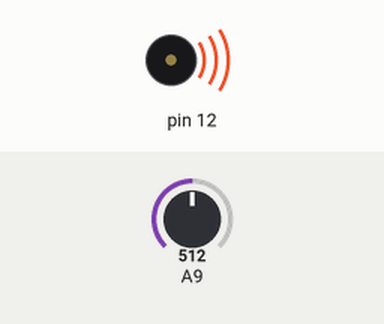
This sketch was run on a simulated Arduino Mega 2560, built with avr-gcc and run on an emulated ATmega2560. Shown: buzzer (waves = sounding). Inputs (shaded band) come from the test bench; at power-on: A9 = 512.

Above: at 0.1 s.
Timing chart, 0 to 1.6 s (numbered marks = the images above):
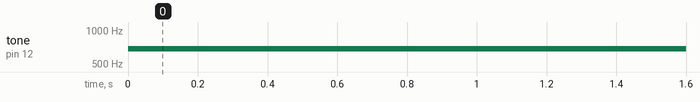

The sketch:

VariableEbowFor40.ino
```cpp
void setup() {
}

void loop() {

  int potmeter = analogRead(A9);
  if(potmeter > 0.0001) {
    tone(12, map(potmeter, 1012, 100, 1024, 400));
  }
  delay(20);
}
```

Measured:
- by itself, tone on pin 12: silent → 682 Hz at 0.00 s
